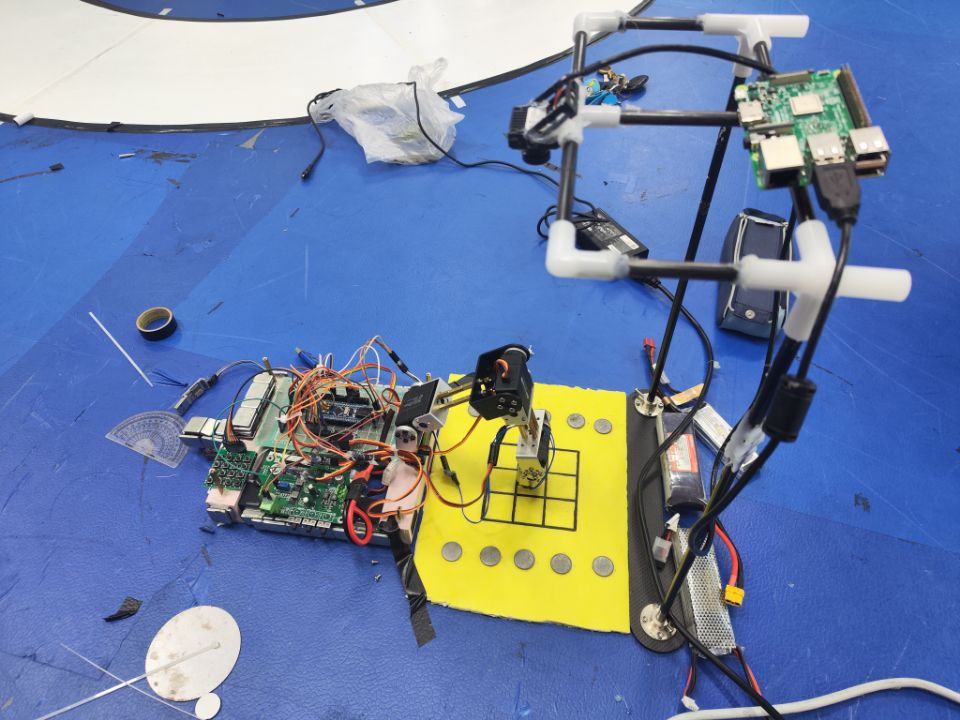
#> input picture 561839cc3a4db3967d90d58107e61e7f.jpg, 960 x 720 px
$ python -i final0731_beifen.py   (imports and definitions only)
#> lines starting #> are read from the running program, lines starting #| are printed output that depends on the picture; after the words box and inside, x2 and y2 are one past the last pixel; in counts of white or black regions, pixels touching at a corner belong together
#> further down, picture is the input picture: shape (720, 960, 3); mean B, G, R 165.7, 129.1, 109.9
import cv2
import numpy as np
import time
import random
import serial

# [9 lines of commented-out code are left out]

cX_dingwei, cY_dingwei = 0, 0
# 打开摄像头
# [2 lines not run here, left out]

# [9 lines of commented-out code are left out]

grid_coordinates_update_flag = 0#棋盘坐标标定flag
chosed_black = 0
count_flag = 0
y_count_flag = 0#抓棋子的x标志位
catch_qizi_flag = 0 #抓棋子的标志位

place_where_num = 0 #下位机发来的选择哪个格子的标志位
biaoding_flag = 0 #
# 第四个任务
fourth_task_plack = 0#第四个任务接收下位机的放置位置的标志位
bisheng_flag = 0

light_up_flag = 0
xiaqi_flag = 0#下位机发来的下棋标志位

judge_mid_or_bian = 0


target_num = 0 #任务一的标志位

update_flag = 0 #坐标更新标志位
# 各种列表 ——————————————————————————————————————————————————————
# 将棋盘中的九宫格各个宫格存在 1*9 的列表中
grid_coordinates = np.zeros((1, 9, 2), dtype=int)
# 直接定义 grid_coordinates


# 定义黄色的HSV范围
lower_yellow = np.array([20, 100, 100])
upper_yellow = np.array([30, 255, 255])

# 棋盘部分霍夫圆的坐标列表
black_centers_mid = []
white_centers_mid = []
previous_white_centers_mid = []

# 棋盘两边棋子的坐标列表


# 棋盘中已经放好了的棋子的坐标

# 初始化棋盘状态，0表示空位，1表示黑棋，2表示白棋
board = np.zeros((3, 3), dtype=int)
previous_board = np.zeros((3, 3), dtype=int)  # 用于保存之前的棋盘状态
board_qizi = np.zeros((3, 3), dtype=int)


# ——————————————————————————————————————————————————————————————————


# 四个点定义的坐标
src_points = np.array([[193, 98], [495, 103], [190, 290], [494, 293]], dtype="float32")
# 目标点，定义变换后图像的大小
dst_points = np.array([[0, 0], [300, 0], [0, 200], [300, 200]], dtype="float32")

# [63 lines left out: functions send_data, rev_data, find_background_contour, biaoding, not called in this run]

# 黑白棋子的阈值
def threshold_frame(frame):
    # 设置黑色和白色的阈值
    black_lower = np.array([0, 0, 0])
    black_upper = np.array([179, 255, 109])

    white_lower = np.array([0, 0, 172])
    white_upper = np.array([179, 70, 255])

    DINGWEI_lower = np.array([0, 144, 128])
    DINGWEI_upper = np.array([22, 255, 255])

    # 转换为HSV颜色空间
    hsv = cv2.cvtColor(frame, cv2.COLOR_BGR2HSV)
#> hsv: shape (720, 960, 3); mean H, S, V 90.1, 115.3, 178.9

    # 对图像进行阈值处理
    mask_black = cv2.inRange(hsv, black_lower, black_upper)
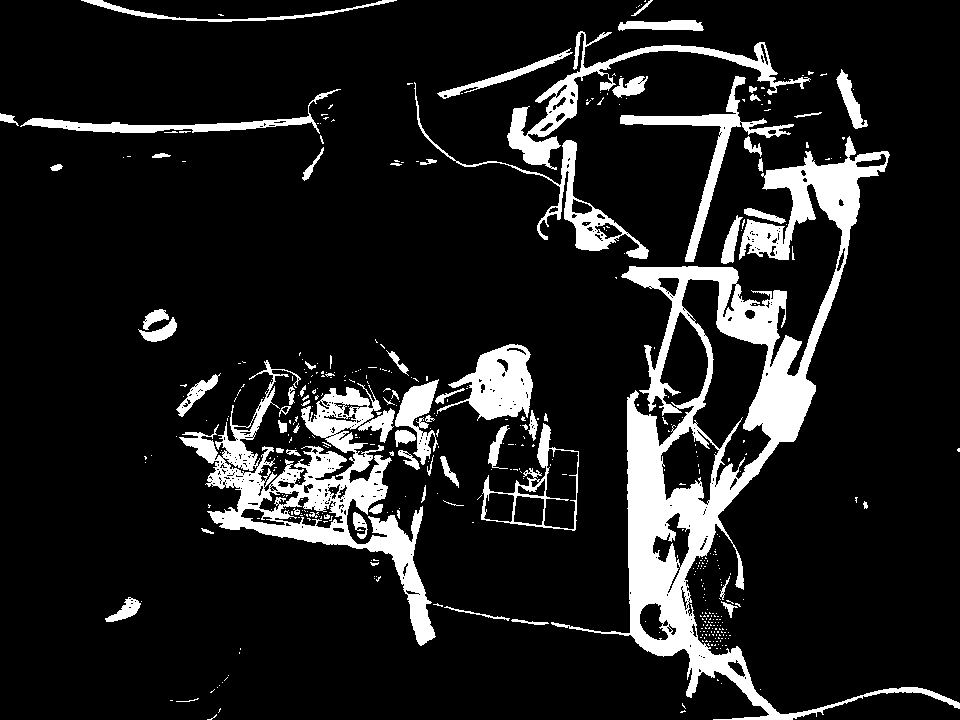
#> mask_black: shape (720, 960); 12.5% white; 455 white regions (383 under 20 px), largest, box (x1, y1, x2, y2) and area: (551, 136, 960, 720) 37319, (179, 360, 436, 646) 16910, (507, 31, 811, 170) 5110
    mask_white = cv2.inRange(hsv, white_lower, white_upper)
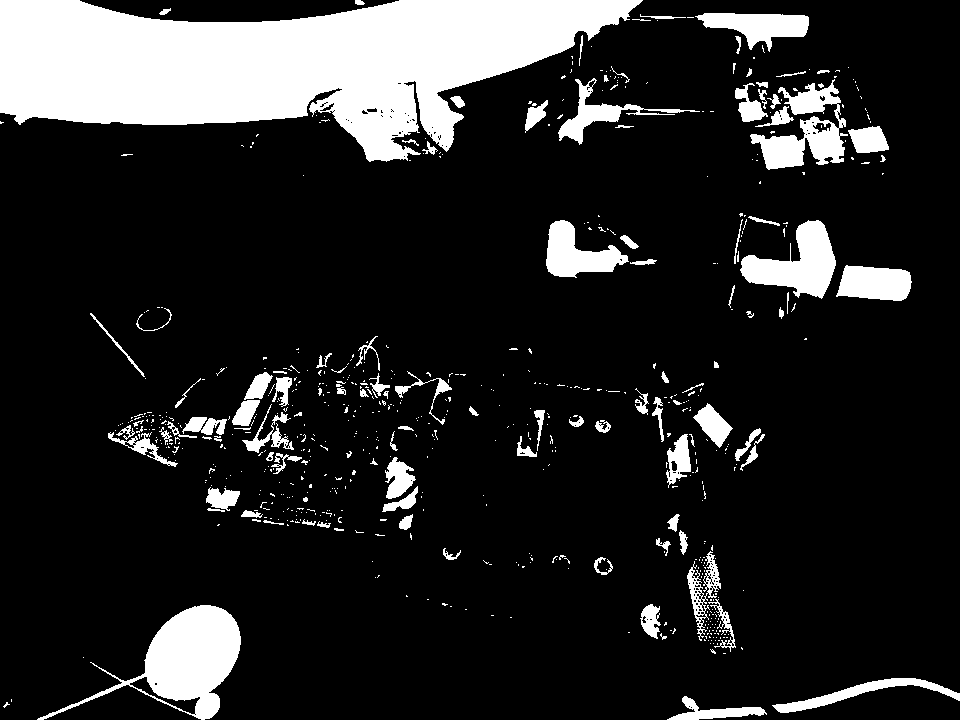
#> mask_white: shape (720, 960); 15.4% white; 661 white regions (551 under 20 px), largest, box (x1, y1, x2, y2) and area: (0, 0, 643, 162) 61977, (37, 605, 241, 720) 8060, (740, 220, 836, 299) 3859
    mask_dingwei = cv2.inRange(hsv, DINGWEI_lower, DINGWEI_upper)
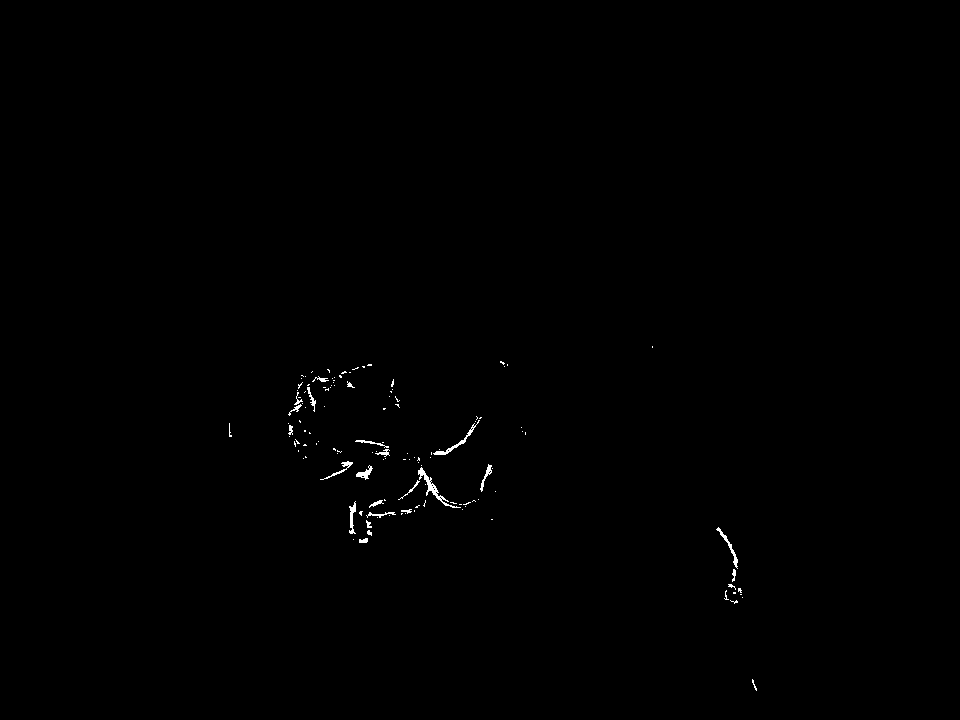
#> mask_dingwei: shape (720, 960); 0.3% white in thin lines or dots, all inside (x1, y1, x2, y2) = (229, 346, 757, 691)

    # 仅保留感兴趣区域
    # mask_black = cv2.bitwise_and(mask_black, mask_black, mask=mask)
    # mask_white = cv2.bitwise_and(mask_white, mask_white, mask=mask)

    return mask_black, mask_white, mask_dingwei

# [41 lines left out: functions find_squares, get_center, get_square_center, create_roi_mask, not called in this run]

def sort_and_store_coordinates(centers):
    return sorted(centers, key=lambda coord: coord[1])

# [99 lines left out: functions remove_duplicates_and_limit_centers, img_process, not called in this run]

def nothing(x):
    pass

# [55 lines left out: functions target_x_err, target_y_err, target_x_err_place_qizi, target_y_err_place_qizi, not called in this run]

# 判断人把黑棋放在哪里了---------------------------------------------
# 假设这是接收到的按钮按下的标志位
button_pressed = False
# 类似的逻辑可以应用于 detect_white_piece
last_white_update_time = time.time()
white_update_interval = 5
white_piece_last_positions = []

# [28 lines left out: function detect_white_piece, not called in this run]

# 引入一个计数器和时间戳来记录棋子的位置变化
last_black_update_time = time.time()
black_update_interval = 5  # 设置时间间隔为1秒
black_piece_last_positions = []

# [30 lines left out: function detect_black_piece, not called in this run]


original_board = board.copy()
import numpy as np
import cv2

# [97 lines left out: functions find_winning_move, calculate_white_piece_move, place_white_piece, check_winner, detect_and_correct_moved_piece, not called in this run]

def move_piece_back(position):
    # 实现将棋子移动到指定位置的逻辑
    print(f"Moving piece back to {position}")
    # 这里需要加入实际的控制代码来移动棋子

# 第一个任务
# [10 lines left out: function first_task, not called in this run]


    # 将 x 和 y 转换为字符串，并添加 \r\n 作为分隔符
    # message = f"{x_rr}\r\n{y_rr}\r\n"
    # ser.write(message.encode('utf-8'))
    # print(f"Sent: {x_rr}, {y_rr}")
    #传输x y 坐标值 形成闭环控制

# 第二个任务
black_or_white_temp_flag = 0
# [8 lines left out: function second_task, not called in this run]

    # [7 lines of commented-out code are left out]

def get_diagonal_positions():
    """ 返回所有对角线位置的坐标 """
    return [(0, 0), (2, 2), (0, 2), (2, 0)]

# [7 lines left out: function get_empty_diagonal_position, not called in this run]

count_cishu = 0


#第四个任务 ---------------------------------------------------------------------------
def get_diagonal_positions():
    """ 返回所有对角线位置的坐标 """
    return [(0, 0), (2, 2), (0, 2), (2, 0)]

# [267 lines left out: functions get_empty_diagonal_position, fourth_task, fifth_task, not called in this run]


# 定义黄色的HSV范围

# 粉色粉色
lower_yellow = np.array([90, 28, 132])
upper_yellow = np.array([179, 38, 255])

# 创建窗口和滑动条
# [3 lines not run here, left out]

yunxing_once = 0
yunxing_once_1 = 0
def get_perspective_transform(src_points, dst_points):
    return cv2.getPerspectiveTransform(src_points, dst_points)

# [11 lines left out: functions sort_points, perspective_transform_points, not called in this run]


# 定义帧率计算相关变量
prev_time = time.time()
frame_count = 0
# [123 lines not run here, left out]

>>> import cv2
>>> picture = cv2.imread('../561839cc3a4db3967d90d58107e61e7f.jpg')
>>> result = threshold_frame(picture)
